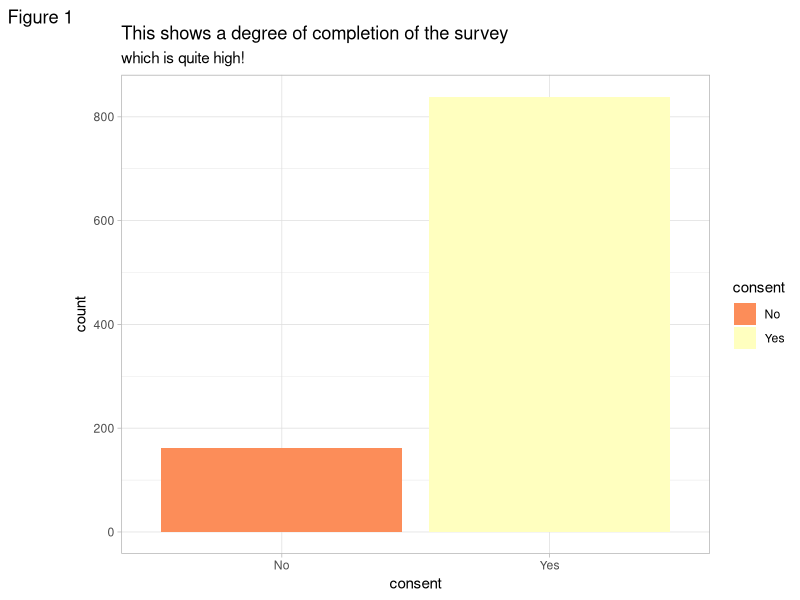
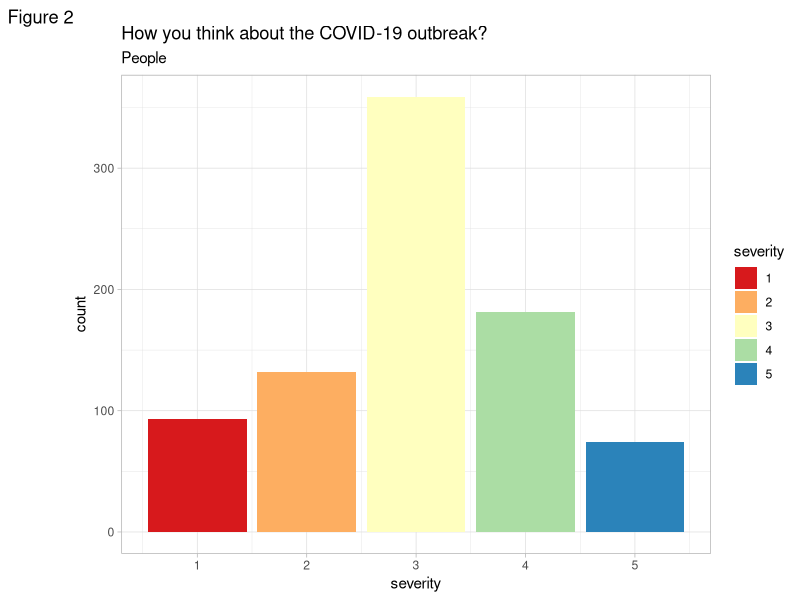
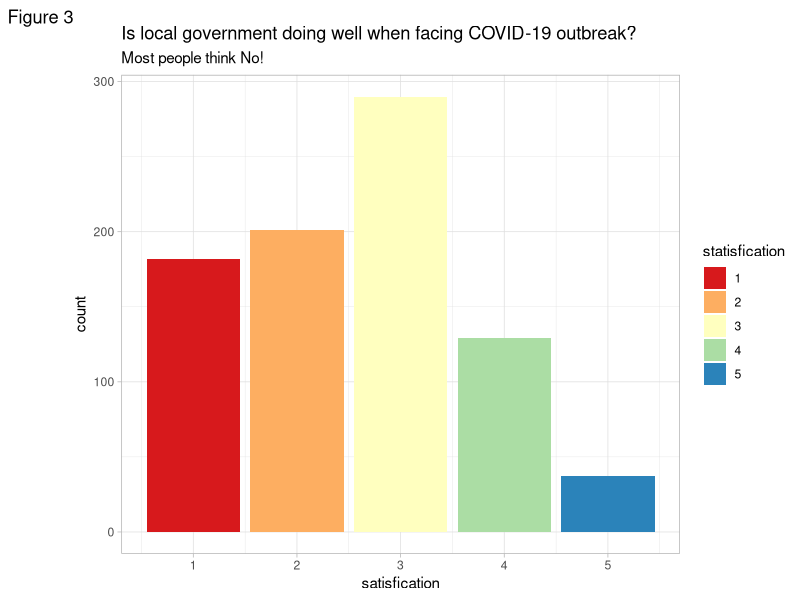
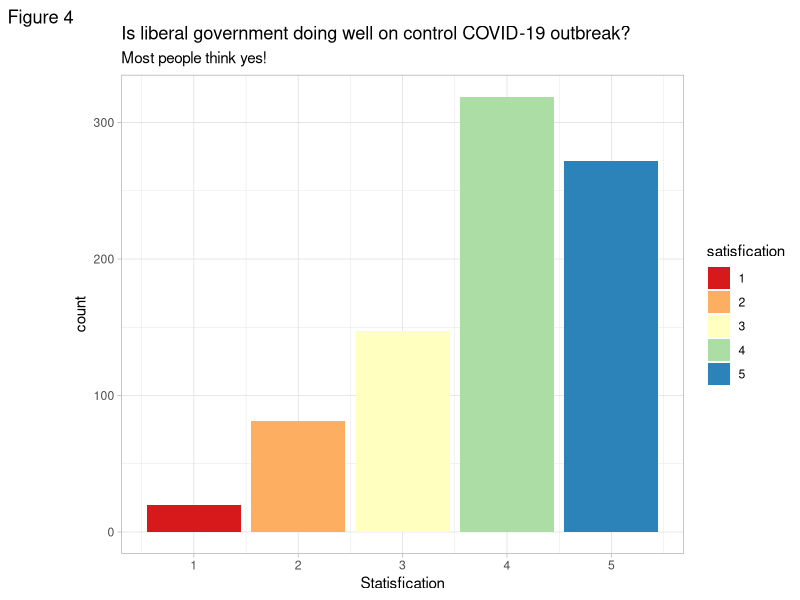
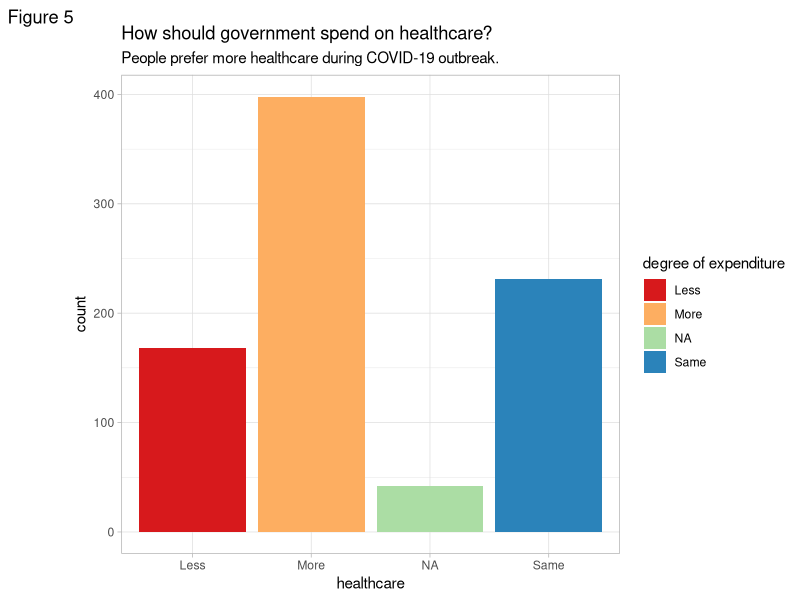
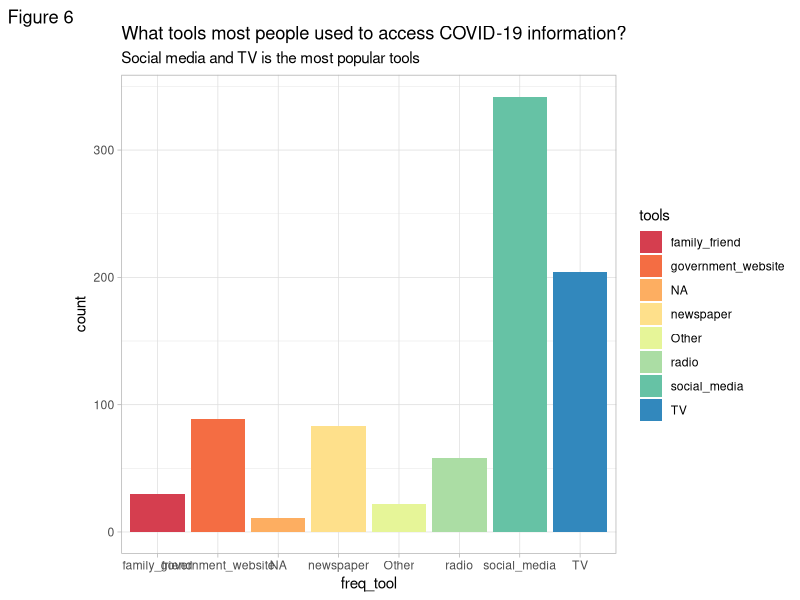
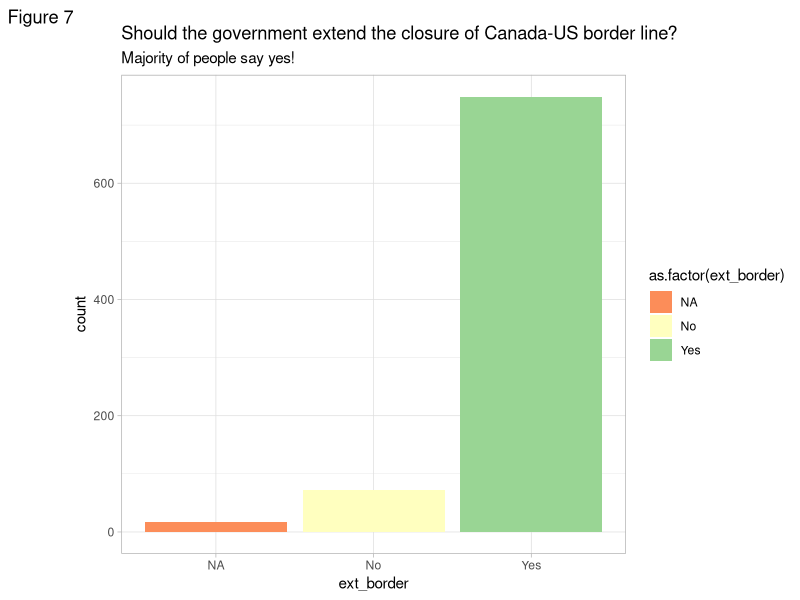
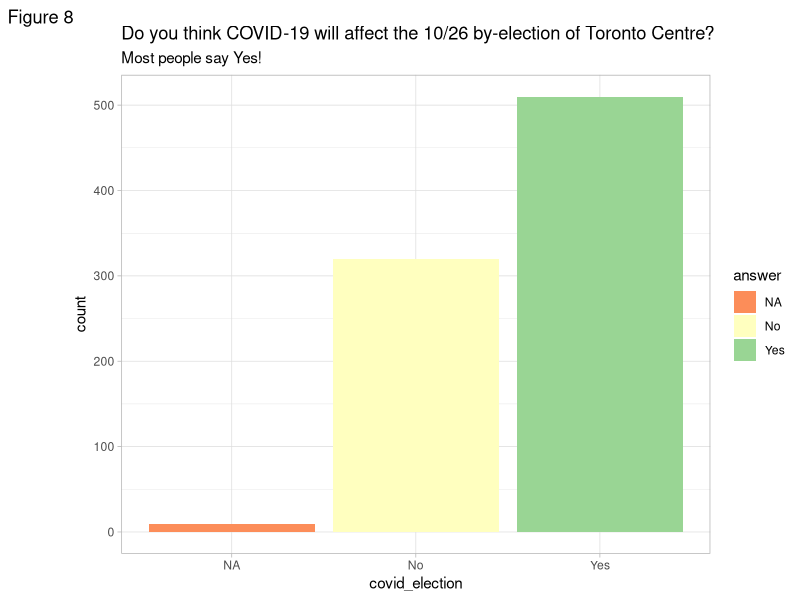

R code for these plots, in order:
## ---- chunk 1
knitr::opts_chunk$set(echo = TRUE)
library(tidyverse)
library(ggplot2)
library(dplyr)
## ---- chunk 2
set.seed(100)
#create 10 question variable, each with 1000 random sample answers.
q1 <- sample(c("Yes", "No"), 1000, TRUE, c(0.85, 0.15))
q2 <- sample(1:5, 1000, TRUE,c(0.1, 0.15, 0.4, 0.25, 0.1) )
q3 <- sample(1:5, 1000, TRUE, c(0.2, 0.25, 0.35, 0.15, 0.05) )
q4 <- sample(1:5, 1000, TRUE,c(0.02,0.1,0.2,0.38,0.3))
q5 <- sample(c("Less", "Same", "More","NA"), 1000, TRUE,c(0.2, 0.3, 0.45, 0.05))
q6 <- sample(c("government_website","social_media","radio", "TV", "newspaper", "family_friend","Other","NA"),1000, TRUE, c(0.1, 0.4, 0.08, 0.26, 0.1, 0.03, 0.02, 0.01))
q7 <- sample(c("Yes", "No","NA"), 1000, TRUE, c(0.9, 0.08, 0.02))
q8 <- sample(c("Yes", "No","NA"), 1000, TRUE, c(0.6, 0.39, 0.01))
q9 <- sample(c("Yes", "No","NA"), 1000, TRUE, prob = c(0.24, 0.65, 0.11))
q10 <- sample(c("Liberal", "Conservative", "NDP", "Green", "People", "NA"), 1000, TRUE, prob = c(0.35, 0.31,0.2, 0.07, 0.06, 0.01 ))

## ---- chunk 3
#Put all random sample answers for each question into a tibble and rename
sample_data <- tibble(consent = q1, codvid = q2, local_gov = q3, lib_gov = q4, healthcare = q5, freq_tool = q6, ext_border = q7, covid_election = q8, Nrb = q9, support_loc = q10 )

#Add id number to each row
with_id <- sample_data %>% add_column( id = 1:1000, .before = "consent")

#Filter those who didn't fill out the survey due to dissagreement of consent
complete <- with_id %>% filter(consent == "Yes")
## ---- chunk 4
g1 <- sample_data %>% ggplot(aes(x = consent, fill = as.factor(consent)))+ geom_bar()+labs(title = "This shows a degree of completion of the survey", subtitle = "which is quite high!", fill = "consent", tag = "Figure 1") + theme(legend.position = "none") + theme_light() +scale_fill_brewer(palette="Spectral")
g1
## ---- chunk 5
g2 <- complete %>% ggplot(aes(x = codvid, fill = as.factor(codvid)))+ geom_bar()+labs(title = "How you think about the COVID-19 outbreak? ",subtitle = "People ", x = "severity",fill = "severity", tag = "Figure 2") + theme(legend.position = "none") +theme_light()+scale_fill_brewer(palette="Spectral")
g2
## ---- chunk 6
g3 <- complete %>% ggplot(aes(x = local_gov, fill = as.factor(local_gov)))+ geom_bar()+labs(title = "Is local government doing well when facing COVID-19 outbreak? ", x = "satisfication",subtitle = "Most people think No!",fill = "statisfication" ,tag = "Figure 3") + theme(legend.position = "none") + theme_light()+scale_fill_brewer(palette="Spectral")
g3
## ---- chunk 7
g4 <- complete %>% ggplot(aes(x = lib_gov, fill = as.factor(lib_gov)))+ geom_bar()+labs(title = "Is liberal government doing well on control COVID-19 outbreak? ", x = "Statisfication",subtitle = "Most people think yes!",fill = "satisfication",tag = "Figure 4") + theme(legend.position = "none") + theme_light()+scale_fill_brewer(palette="Spectral")
g4
## ---- chunk 8
g5 <- complete %>% ggplot(aes(x = healthcare, fill = as.factor(healthcare)))+ geom_bar()+labs(title = "How should government spend on healthcare?",fill = "degree of expenditure", subtitle = "People prefer more healthcare during COVID-19 outbreak." ,tag = "Figure 5") + theme(legend.position = "none")+theme_light()+scale_fill_brewer(palette="Spectral")
g5
## ---- chunk 9
g6 <- complete %>% ggplot(aes(x = freq_tool, fill = as.factor(freq_tool)))+ geom_bar()+labs(title =  "What tools most people used to access COVID-19 information?",subtitle = "Social media and TV is the most popular tools",fill= "tools", tag = "Figure 6") + theme(legend.position = "none")+ theme_light()+scale_fill_brewer(palette="Spectral")
g6
## ---- chunk 10
g7 <- complete %>% ggplot(aes(x = ext_border, fill = as.factor(ext_border)))+ geom_bar()+labs(title =  "Should the government extend the closure of Canada-US border line?",subtitle = "Majority of people say yes!", tag = "Figure 7") + theme(legend.position = "none") + theme_light()+scale_fill_brewer(palette="Spectral")
g7
## ---- chunk 11
g8 <- complete %>% ggplot(aes(x = covid_election, fill = as.factor(covid_election)))+ geom_bar()+labs(title = "Do you think COVID-19 will affect the 10/26 by-election of Toronto Centre?", subtitle ="Most people say Yes!",fill = "answer" ,tag = "Figure 8") + theme(legend.position = "none")+theme_light()+scale_fill_brewer(palette="Spectral")
g8
## ---- chunk 12
g9 <- complete %>% ggplot(aes(x = Nrb, fill = as.factor(Nrb)))+ geom_bar()+labs(title =  "Did you apply for New Recovery Benefits which started on 9/27?", subtitle = "More than half say No!", fill = "answer", tag = "Figure 9") + theme(legend.position = "none") +theme_light()+scale_fill_brewer(palette="Spectral")
g9
## ---- chunk 13
g10 <- complete %>% ggplot(aes(x = support_loc, fill = as.factor(support_loc)))+ geom_bar()+labs(title =  "Which party support local business affected by COVID-19 the most?",subtitle = "Not surprise that Liberal, Convservative,and NDP support the most ", fill = "party", tag = "Figure 10") + theme(legend.position = "none")+theme_light()+scale_fill_brewer(palette="Spectral")
g10
## ---- chunk 14
g11<- complete%>%filter(Nrb != "NA") %>% ggplot(aes(x = Nrb, fill = as.factor(healthcare)))+ geom_bar()+labs(title =  "Do people opinon on healthcare implies their application of NRB? ", fill = "healthcare expenditure", tag = "Figure 11") + theme(legend.position = "none") +theme_light()+scale_fill_brewer(palette="Spectral")
g11
